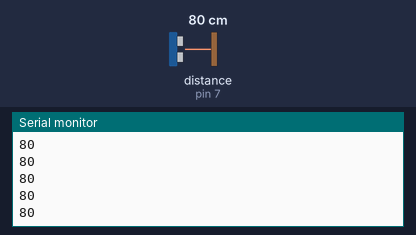
A sketch run on a simulated Arduino Uno, built with avr-gcc and run on an emulated ATmega328P. On the bench: the last lines printed to the serial monitor. Wiring (inferred from the names in the program): ultrasonic range finder: trigger pin 6; echo pin 7. Inputs (shaded band) come from the test bench; at power-on: distance to the obstacle (sensor on pin 7) 80 cm. The echo pulse lasts 58.3 µs per cm.

Above: at 1.2 s.
1.3 s: distance to the obstacle (sensor on pin 7) set to 2 cm
At 2.2 s:
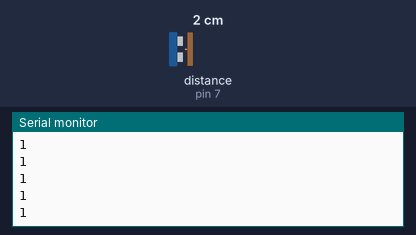
2.8 s: distance to the obstacle (sensor on pin 7) set to 4 cm
At 3.9 s:
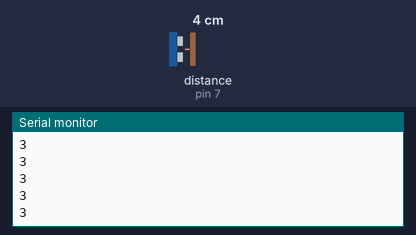
Timing chart, 0 to 5.8 s (numbered marks = the images above; inputs shaded):
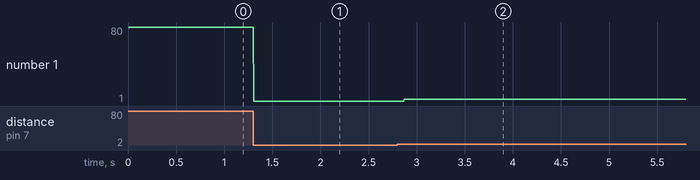

Measured:
- after the input at 1.3 s, the serial monitor: prints a new line at once (image 1)
- after the input at 2.8 s, the serial monitor: prints a new line after 0.07 s (image 2)
- plotted number 1: 80 → 1 after the input at 1.3 s, 1 → 3 after the input at 2.8 s

The sketch:

HCSR04_Test.ino
```cpp
#define echopin 7
#define trigpin 6
long duration, distance;
void setup() {
  // put your setup code here, to run once:
  pinMode(echopin,INPUT);
  pinMode(trigpin,OUTPUT);
  Serial.begin(9600);
}

void loop() {
  // put your main code here, to run repeatedly:
  digitalWrite(trigpin,LOW);
  delayMicroseconds(2);
  digitalWrite(trigpin,HIGH);
  delayMicroseconds(10);
  digitalWrite(trigpin,LOW);
  duration = pulseIn(echopin,HIGH);
  distance = duration/58.2;
  Serial.println(distance);
}
```
